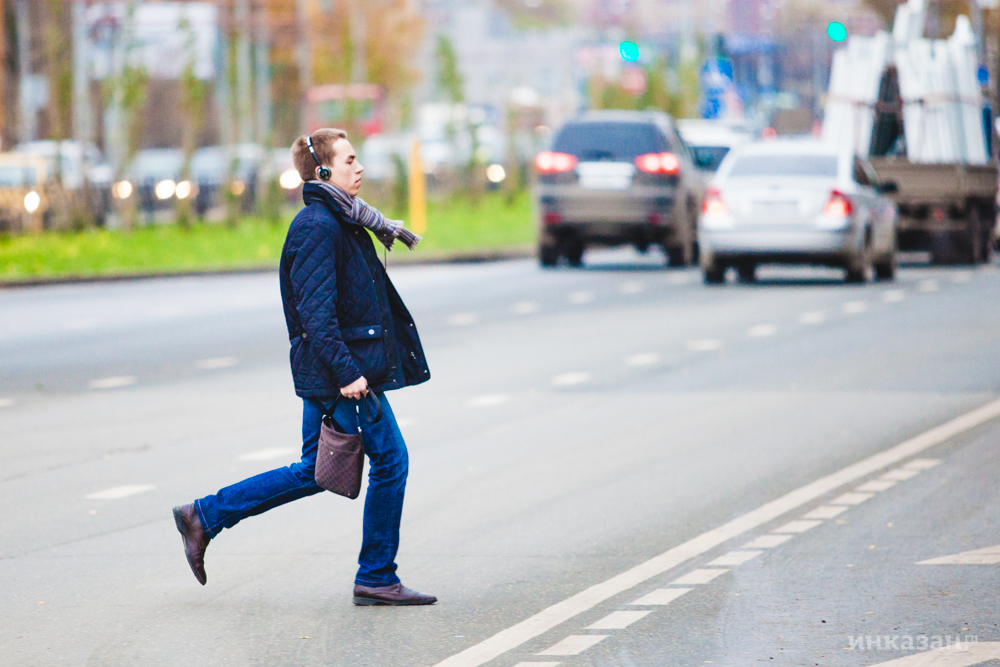
#> input picture pedistrainDetection/MG_4477.jpg, 1000 x 667 px
$ python main.py   (Python 2 division)
#> lines starting #> are read from the running program, lines starting #| are printed output that depends on the picture
#> further down, input_image is the input picture: shape (667, 1000, 3); mean B, G, R 179.3, 180.2, 177.1

# import the necessary packages
import cv2 as cv

hog = cv.HOGDescriptor()
hog.setSVMDetector(cv.HOGDescriptor_getDefaultPeopleDetector())

def pedistrainDetector(input_image):
# initialize the HOG descriptor/person detector


        # load the image and resize it to (1) reduce detection time
        # and (2) improve detection accuracy

    image = cv.resize(input_image,(int(240),int(180)))
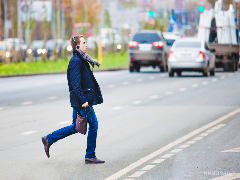
#> image: shape (180, 240, 3); mean B, G, R 179.2, 180.1, 177
    # image = imutils.resize(image, width=min(200, image.shape[1]))
    orig = image.copy()

    # detect people in the image
    (rects, weights) = hog.detectMultiScale(image)
#> rects = [[48, 22, 73, 145]]; weights = [0.933]


    # draw the original bounding boxes
    for (x, y, w, h) in rects:
        pad_w, pad_h = int(0.05*w), int(0.05*h)
        cv.rectangle(image, (x+pad_w, y+pad_h), (x+w-pad_w, y+h-pad_h), (0, 255, 0), 2)

        cv.imshow("RESULT", image)
#> this loop made 1 pass
#> (x, y, w, h, pad_w, pad_h) on pass 1: (48, 22, 73, 145, 3, 7)
#> pass 1, in pedistrainDetector, `cv.imshow("RESULT", image)`:
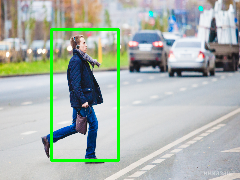
#> window 'RESULT': shape (180, 240, 3); mean B, G, R 174.1, 181.8, 171.8

    return rects

image = "MG_4477.jpg"
input_image = cv.imread(image)

result=pedistrainDetector(input_image=input_image)
#> result = [[48, 22, 73, 145]]

if len(result) > 0:
    result = True
else:
    result = False

print result

cv.waitKey(0)
